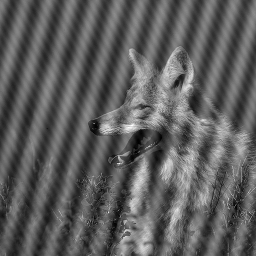
%> input picture hw4/8imgs/wolf.tif, 256 x 256 px
$ octave HW4.m   (GNU Octave 9; MATLAB toolbox functions it lacks are replaced by stand-ins)
%> lines starting %> are read from the running program, lines starting %| are printed output that depends on the picture; in (x1, y1, x2, y2) boxes, pixels count from 0 and x2, y2 are one past the last pixel; in counts of white or black regions, pixels touching at a corner belong together; the program's own positions count from 1
### hw4/subFolder/cleanWolf.m
%authors:
% Vadim Khakham, id 311890156
% Gilad Eini   , id 034744920
%
function cleanIm = cleanWolf (f)
    f = double(f);
    F = fft2(f);


% %     uncomment to see the fft yourself
%     D = log(1+abs(F));%locating peaks using log to make them larger
%     D = fftshift(D);%shifting to center
%     imagesc(D);%display to hand pick the peaks
%     colormap(gray)%see gray fft
%     toZeroCoor = ginput(4);


%     found 4 peaks using ginput
%     1st peak (148,98)
%     2st peak (110,160)
%     3st peak (126,118)
%     4st peak (132,140)

    F = fftshift(F); %shifting without log()

%     changing peaks to 0
    F(148,98) = 0;
    F(110,160) = 0;
    F(126,118) = 0;
    F(132,140) = 0;

    F = ifftshift(F);%shifting back

    cleanIm = uint8(real(ifft2(F)));%reverse fft and cast to real uint8
end

### hw4/subFolder/cleanDiningRoom.m
%authors:
% Vadim Khakham, id 311890156
% Gilad Eini   , id 034744920
%
function cleanImg = cleanDiningRoom (noisyImg)
    noisyImg = uint8(noisyImg);

    cleanImg = double(noisyImg);
    %%after casing the histograme most of the values move from 1 to 52
    %%uncomment to see the hist
	%hist = histImage(cleanImg);
    %figure
    %plot(0:255,hist);xlabel('gray level(+1)');ylabel('#pixels');
	%after casing the histograme most of the color are under 50
	threshold = 51;%the highest significant Color
	higherThanThreshold = (cleanImg > threshold);%save all above highestColor to change to 255
	factor = 254/threshold;%255 reservd to to higher than highestColor
	cleanImg = floor(cleanImg*factor);
	cleanImg(higherThanThreshold) = 255;
    %%uncomment to see the new hist
	%newHist = histImage(cleanImg);
    %figure
    %plot(0:255,newHist);xlabel('gray level(+1)');ylabel('#pixels');
	cleanImg = uint8(cleanImg);


end

### hw4/subFolder/affineImage.m
%authors:
% Vadim Khakham, id 311890156
% Gilad Eini   , id 034744920
%
% function newimg = affineImage(img,sourceCoors,targetCoors,newSize)
% This routine applies an affine transformation that maps sourceCoors to targetCoors.
%
% Input:
% img - a grayscale image in the range [0..255]
% sourceCoors – a 2XN array of coordinates [x,y]' in the source image (img)
% targetCoors – a 2XN array of coordinates [x,y]' in the target image (newimg)
% newSize – optional parameter – [newRows,NewCols] - defines the size of
%             the output image. May be smaller or larger than size of img.
%             Default is size of img.
%
% Output:
% newimg – affine transformed image such that sourceCoors are mapped to targetCoors.
%
% Method:  Performs the geometric operation using inverse mapping.
% Calculates the transform to apply by determining the affine transformation
% that best maps the source pixels to the target pixels (best under norm2).
% Use the PINV approach described in class to find the vector of affine parameters (a..f).
% Applies the transform in matrix operations on the target pixel coordinates to obtain the
% source pixel coordinates.  Use the source pixel coordinates to calculate the color in
% the source image (img) using Bilinear Interpolation. Pixels that have no source (outside
% the image) should be painted black (0).
function newimg = affineImage(img,sourceCoors,targetCoors,newSize)
    [targetCoors, sourceCoors] = deal(sourceCoors, targetCoors); % BODEK comment
    if(nargin == 3)
        newSize = size(img);
    end
    r = newSize(1);
    c = newSize(2);

    [~,N] = size(sourceCoors); %N = num of coordinates
    N = N*2; %N is number of rows in X matrix

    %building Xmat
    Xmat = zeros(N, 6);
    EVEN = 2:2:N;
    ODD  = 1:2:N;
    Xmat(ODD,1:2) = sourceCoors';
    Xmat(ODD,5) = 1;
    Xmat(EVEN,3:4) = sourceCoors';
    Xmat(EVEN,6) = 1;

    Xtag = targetCoors(:); %xtag is targetCoors in a vector shape
    A = pinv(Xmat)*Xtag; % values a-f of matrix A
    A = [A(1) A(2) A(5); A(3) A(4) A(6); 0 0 1]; % allighn a-f values and pad last line

    [X,Y] = meshgrid(1:c, 1:r);%create clean image in the size of newSize
    O = ones(1,r*c);%vector of ones. pad meshgrid

%     sourceCoorsOfNewPicture = inv(A)*[X(:) Y(:) O(:)]';%locate source pixel for each target pixel
    sourceCoorsOfNewPicture = A*[X(:) Y(:) O(:)]';%locate source pixel for each target pixel -  BODEK comment
    sourceCoorsOfNewPicture = sourceCoorsOfNewPicture(1:2 , :);%remove last line of picture matrix

    %interpolate colors
    newimg = interpolate(img, sourceCoorsOfNewPicture);% bilinear interp
    newimg = reshape(newimg, r, c);%getting a vector in the size 1X(RxC) -> reshape to image(r,c)
    newimg = uint8(newimg);
end

### hw4/subFolder/interpolate.m
%authors:
% Vadim Khakham, id 311890156
% Gilad Eini   , id 034744920
%
% function sourceGrayVals = interpolate(img,sourceCoors)
% This routine calculates the gray values for each coordinate by interpolating the values in img.
%
% Input:
% img - a grayscale image in the range [0..255]
% sourceCoors – a 2XN array of coordinates [x,y]' in the source image (img)
%
% Output:
% sourceGrayVals – a 1XN vector of gray values.
%
% Method:Performs Bilinear interpolation to evaluate the gray value of the sourceCoors
% within image img. Uses Matrix operations only when computing interpolation.
% Pixels that have no source (outside the image) should assigned gray value 0
function sourceGrayVals = interpolate(img,sourceCoors)
    img = double(img);
    [r,c] = size(img);

    Xs = sourceCoors(1,:);
    Ys = sourceCoors(2,:);

    %alpha correction. we think if a pixel coords are 20,256.0001(out of bound)
    %shoudn't be color 0, but should be the color of pixel 20,256
    alpha = 0.51;%we chose the alpha. basicly, taking out or range pixels in alpha back in the picture
    Xs(Xs>1-alpha & Xs<1) = 1;
    Xs(Xs>c & Xs<c+alpha) = c;

    Ys(Ys>1-alpha & Ys<1) = 1;
    Ys(Ys>r & Ys<r+alpha) = r;

    %out of range fix x
    indx = find(Xs<1 | Xs>c);
    Xs(indx) = 1;
    Ys(indx) = 1;

    %out of range fix y
    indy = find(Ys<1 | Ys>r);
    Xs(indy) = 1;
    Ys(indy) = 1;
    clear sourceCoors r c;%no need

    %preparing neighbours vectors
    %could have spared the next 4 vars but saved time instead of writing
    %twice each var below (leading to floor of a giant vector calculated twice
    floorX = floor(Xs);
    floorY = floor(Ys);
    ceilX = ceil(Xs);
    ceilY = ceil(Ys);

    %NW\NE\SW\SE holds coordinates of that direction
    %will explain the first, the rest are the same:
    %NW is top left-> Y grows down so take floor. X grows to the right so
    %take floor.
    NW = [floorY(:), floorX(:)];
    NE = [floorY(:), ceilX(:)];
    SW = [ceilY(:) , floorX(:)];
    SE = [ceilY(:) , ceilX(:)];

    %all DeltaX is the distance from Xs to his floor.
    %since Y grows down(ceil Y > Ys) we need the distance from up to down
    deltaX = Xs - floorX;
    deltaY = ceilY - Ys;
    clear Xs Ys floorY floorX ceilY ceilX;%no need

    %get indexes in img of the colors of direction coordinates
    %than overwrite the coordinates with colors vector
    NWind   = sub2ind(size(img), NW(:,1), NW(:,2));
    NW = img(NWind);

    NEind   = sub2ind(size(img), NE(:,1), NE(:,2));
    NE = img(NEind);

    SWind   = sub2ind(size(img), SW(:,1), SW(:,2));
    SW = img(SWind);

    SEind   = sub2ind(size(img), SE(:,1), SE(:,2));
    SE = img(SEind);
    clear NWind NEind SWind SEind

    %calculate linear inter' to SE and SW ->S (with deltaX)
    %and than do linear inter' to the NE and NW ->N(with deltaX)
    %finish with linear inter' to N and S -> V(with deltaY)
    S = SE .* deltaX' + SW .* (1 - deltaX') ;
    N = NE .* deltaX' + NW .* (1 - deltaX') ;
    V = N .* deltaY' + S .* (1 - deltaY') ;
    clear NW NE SW SE img S N deltaX deltaY
    sourceGrayVals = V;

    %out of range gets color black. indx and indy were calculated at the begining
    sourceGrayVals(indx) = 0;
    sourceGrayVals(indy) = 0;
    sourceGrayVals = uint8(sourceGrayVals);
    sourceGrayVals = sourceGrayVals';
end

### hw4/subFolder/cleanFaces.m
%authors:
% Vadim Khakham, id 311890156
% Gilad Eini   , id 034744920
%
function cleanImg = cleanFaces (noisyImg)
    noisyImg = uint8(noisyImg);

    %get each copy of the face pic coordinates
    rightSourceCoors = [378 499 387 265; 2 128 231 105];
    leftSourceCoors = [61 208 174 27; 2 25 215 193];
    downSourceCoors = [128 383 383 128; 257 257 512 512];

    %map to a full image
    targetCoors = [1 512 512 1; 1 1 512 512];

    %use affineImage to create our image
    newImgLeft = affineImage(noisyImg,leftSourceCoors, targetCoors);
    newImgRight = affineImage(noisyImg,rightSourceCoors, targetCoors);
    newImgDown = affineImage(noisyImg,downSourceCoors, targetCoors);

    %insert to a frame array
    imArray(:,:,1) = newImgLeft;
    imArray(:,:,2) = newImgRight;
    imArray(:,:,3) = newImgDown;

    cleanFrame = cleanImageMedian_multi(imArray);

    %place back the clean frame for all 3 faces
    temp1 = affineImage(cleanFrame,targetCoors,leftSourceCoors);
    temp2 = affineImage(cleanFrame,targetCoors,rightSourceCoors);
    temp3 = affineImage(cleanFrame,targetCoors,downSourceCoors);

    %sum it to 1 im. background is black and frames are not touching
    cleanImg = temp1 + temp2 + temp3;
    cleanImg = uint8(cleanImg);

end

### hw4/subFolder/cleanImageMedian_multi.m
%authors:
% Vadim Khakham, id 311890156
% Gilad Eini   , id 034744920
%
% function cleanIm = cleanImageMedian_multi (imArray)
% (file name is accordingly cleanImageMedian_multi.m )
% Denoises a series of images using median filtering across corresponding pixels.
%
% Input:
% imArray - a 3D array in the range [0..255]. Every frame imArray(:,:,i) is an image.
%
% Output:
% cleanIm - grayscale image in the range [0..255] same size as a frame in imArray.
%
% Method:
% Assume imArray is a sequence of the same image but noised. Apply median filtering
% across corresponding pixels of the sequence, to create a single denoised image.
% You may loop over the image pixels. You may used matlab function median.
function cleanIm = cleanImageMedian_multi (imArray)

    [r,c,~] = size(imArray);
    cleanIm = zeros(r,c);%static declaration

    %iterate on all pixels and make median from the frames i,j pixel
    for i=1 : r
        for j=1 : c
            cleanIm(i,j) = median(imArray(i,j,:));
        end
    end

    cleanIm = uint8(cleanIm);
end

### hw4/subFolder/HW4.m
%authors:
% Vadim Khakham, id 311890156
% Gilad Eini   , id 034744920
%
% HW4

clear;
close all;
clc;

% DONE
% wolf cleaning using only fft
% remove 4 peaks on noisyImgF
noisyImg = imread('wolf.tif');
%> noisyImg is the input picture: size 256x256 uint8; min 0, max 255, mean 94
cleanImg = cleanWolf(noisyImg);
%> in cleanWolf, `cleanIm = uint8(real(ifft2(F)));`:
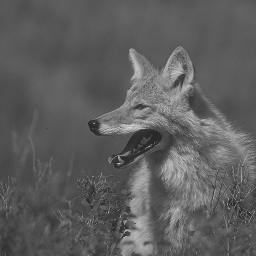
%> cleanIm: size 256x256 uint8; min 35, max 221, mean 94
figure, imshow([noisyImg, ones(256,5)*255,cleanImg]);
pause;
clear;
close all;

% % DONE
% % dining room cleaning expanding range of gray values
% % using hist to manipulate gray values (doing 'histeq')
noisyImg = imread('diningroom.tif');
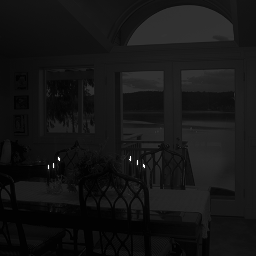
%> input picture hw4/8imgs/diningroom.tif, 256 x 256 px
%> noisyImg is the input picture: size 256x256 uint8; min 0, max 255, mean 20.8
cleanImg = cleanDiningRoom(noisyImg);
%> in cleanDiningRoom, `higherThanThreshold = (cleanImg > threshold);`:
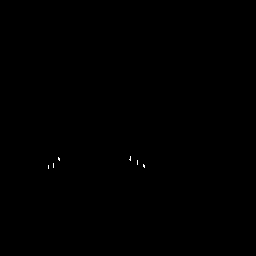
%> higherThanThreshold: size 256x256 logical; 0.05% white in thin lines or dots, all inside (x1, y1, x2, y2) = (48, 156, 145, 169)
%> in cleanDiningRoom, `cleanImg(higherThanThreshold) = 255;`:
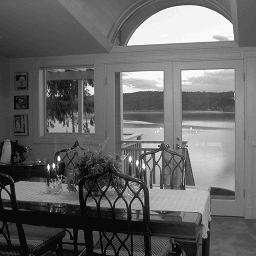
%> cleanImg: size 256x256 double; min 0, max 255, mean 102.5
figure, imshow([noisyImg, ones(256,5)*255, cleanImg]);
%> after `imshow([noisyImg, ones(256,5)*255, cleanImg])`:
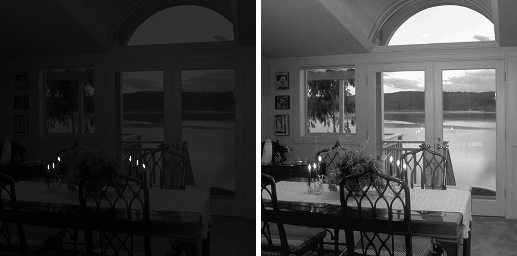
%> displayed picture: size 256x517, on the screen's scale of 0 to 255; min 0, max 255, mean 63.5
pause;
clear;
close all;

% % DONE
% % faces cleaning
% %   make from 3 faces - 3 frames using affineImage
% %   call cleanImageMedian_multi with 3 frames - get 1 good frame
% %   restore good frame back to the 3 faces using affineImage
noisyImg = imread('faces.tif');
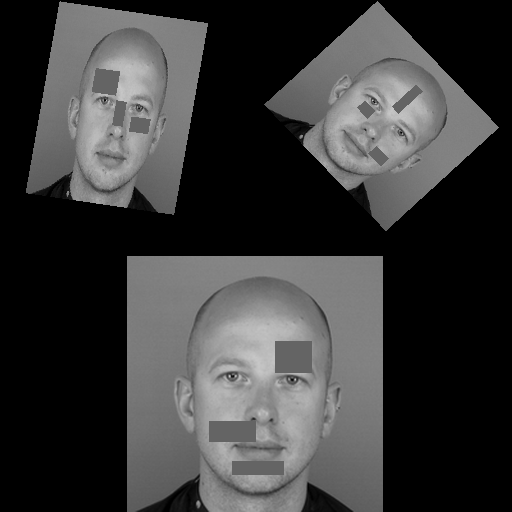
%> input picture hw4/8imgs/faces.tif, 512 x 512 px
%> noisyImg is the input picture: size 512x512 uint8; min 0, max 200, mean 57.8
cleanImg = cleanFaces(noisyImg);
%> in cleanFaces, `imArray(:,:,3) = newImgDown;`:
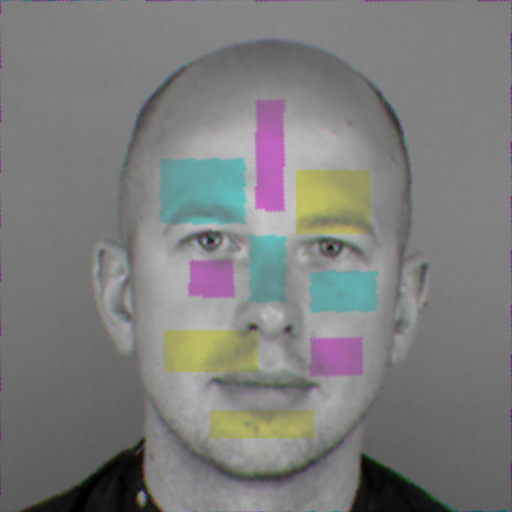
%> imArray: size 512x512x3 uint8; mean R, G, B 124.6, 125.2, 124.2
%> (the run ends here)
